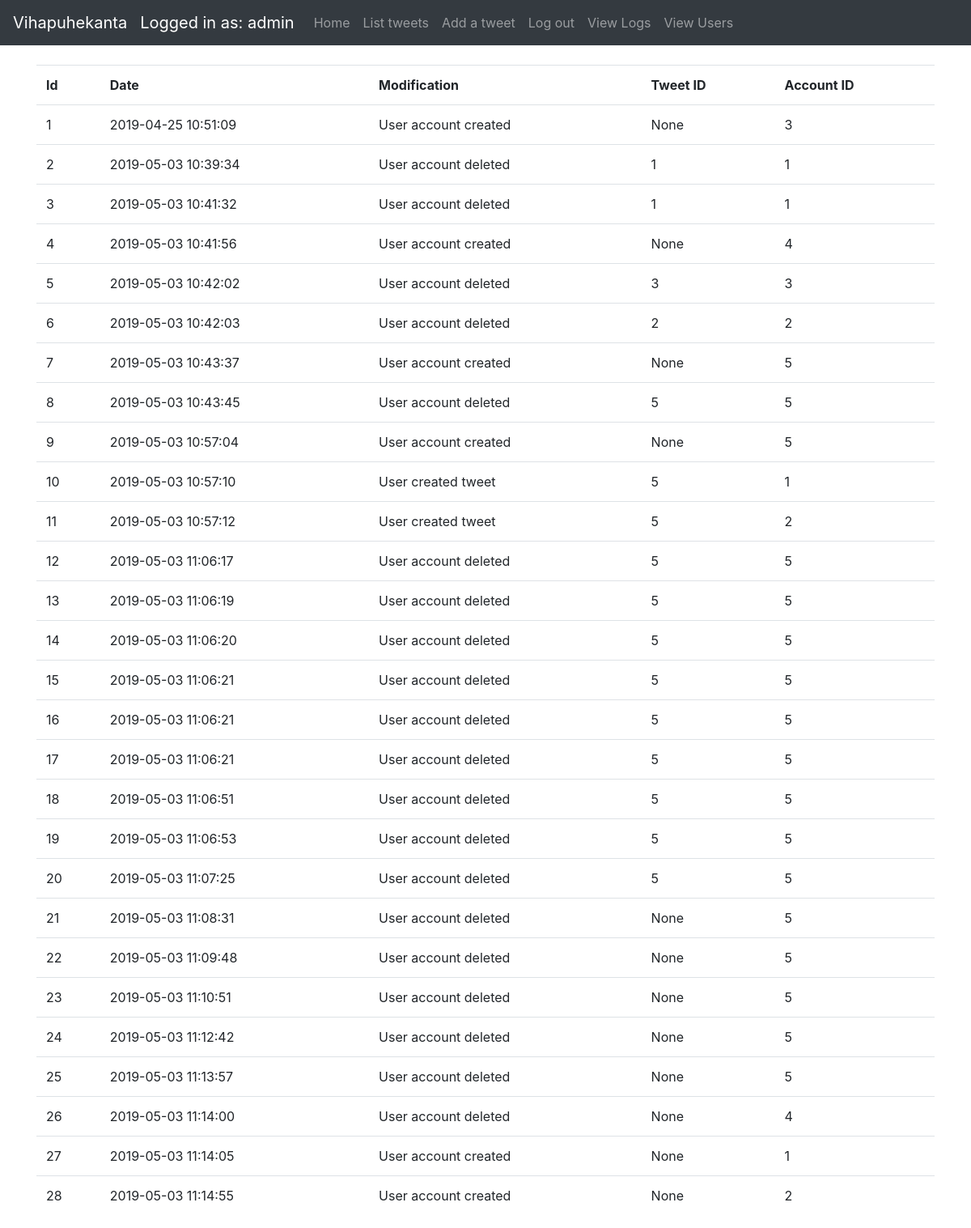
Before: /logs/list (signed in) with the older database file.
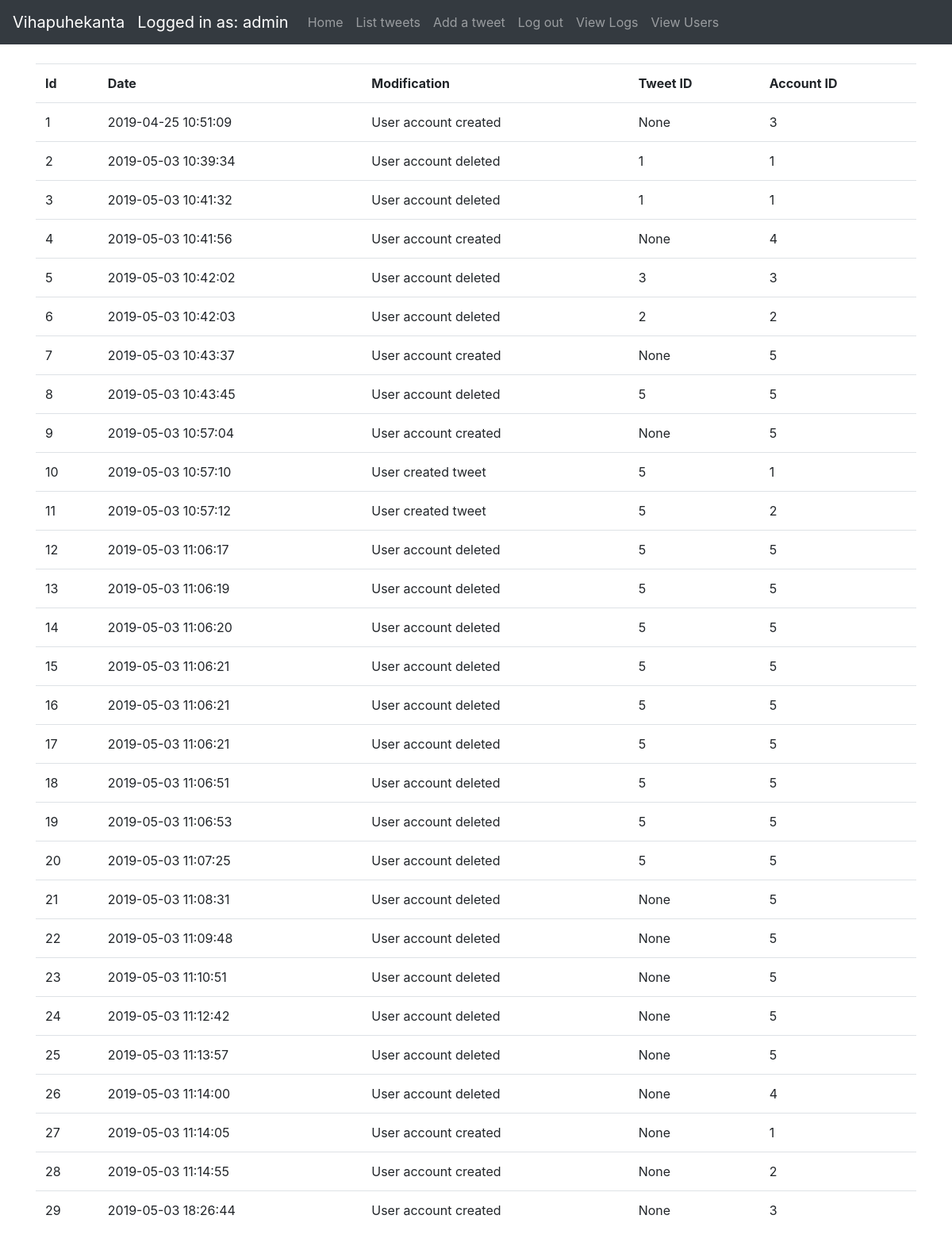
After: the same page with the newer database file.
### application/auth/models.py (models this page shows, shortened)
class User(db.Model):
    __tablename__ = "account"
    id = db.Column(db.Integer, primary_key=True)
    date_created = db.Column(db.DateTime, default=db.func.current_timestamp())
    date_modified = db.Column(db.DateTime, default=db.func.current_timestamp(),
                              onupdate=db.func.current_timestamp())
    name = db.Column(db.String(144), nullable=False)
    username = db.Column(db.String(144), nullable=False)
    password = db.Column(db.String(144), nullable=False)
    urole = db.Column(db.String(80))
    tweets = db.relationship("Tweet", backref='account', lazy=True)
    def roles(self):
        if self.urole == "ADMIN":
            return ["ADMIN"]
        else:
            return ["USER"]

### application/logs/models.py (models this page shows, shortened)
class Log(db.Model):
    __tablename__ = "logs"
    id = db.Column(db.Integer, primary_key=True)
    date_created = db.Column(db.DateTime, default=db.func.current_timestamp())
    modification = db.Column(db.String(144), nullable=False)
    account_id = db.Column(db.Integer, nullable=False)
    tweet_id = db.Column(db.Integer, nullable=True)

### application/logs/views.py (the view)
@app.route("/logs/list", methods=["GET"])
@login_required(role="ADMIN")
def view_logs():
    logs = db.session().query(Log).all()
    return render_template("logs/list.html", logs=logs)

### application/__init__.py (called while the page is built)
def login_required(role="ADMIN"):
    def wrapper(fn):
        @wraps(fn)
        def decorated_view(*args, **kwargs):
            if not current_user:
                return login_manager.unauthorized()
            if not current_user.is_authenticated:
                return login_manager.unauthorized()
            unauthorized = False
            if role != "ANY":
                unauthorized = True
                for user_role in current_user.roles():
                    if user_role == "ADMIN":
                        unauthorized = False
                        break
            if unauthorized:
                return login_manager.unauthorized()
            return fn(*args, **kwargs)
        return decorated_view
    return wrapper

@login_manager.user_loader
def load_user(user_id):
    return User.query.get(user_id)

### application/templates/logs/list.html (shortened to what this page needs)
{% extends "layout.html" %}
{% block body %}
    {% if current_user.is_authenticated %}
        <table class="table table-hover">
            <tr>
                <th>Id</th>
                <th>Date</th>
                <th>Modification</th>
                <th>Tweet ID</th>
                <th>Account ID</th>
            </tr>
            {% for log in logs %}
                <tr>
                    <td>{{ log.id }}</td>
                    <td>{{ log.date_created }}</td>
                    <td>{{ log.modification }}</td>
                    <td>{{ log.tweet_id}}</td>
                    <td>{{ log.account_id}}</td>
                </tr>
            {% endfor %}
        </table>
    {% else %}
        <div>Log in</div>
    {% endif %}
{% endblock %}

### application/templates/layout.html (shortened to what this page needs)
<!DOCTYPE html>
<html>
<head>
    <link rel="stylesheet" href="https://maxcdn.bootstrapcdn.com/bootstrap/4.0.0/css/bootstrap.min.css"
>
</head>
<body>
<nav class="navbar navbar-expand-md navbar-dark bg-dark mb-4">
    <a class="navbar-brand" href="#">Vihapuhekanta</a>
    {% if current_user.is_authenticated %}
        <ul class="navbar-nav mr-auto">
            <li>
                <a class="navbar-brand" href="#">Logged in as: {{ current_user.name }}</a>
            </li>
            <li class="nav-item">
                <a class="nav-link" href="/">Home</a>
            </li>
            <li class="nav-item">
                <a class="nav-link" href="{{ url_for('tweets_index') }}">List tweets</a>
            </li>
            <li class="nav-item">
                <a class="nav-link" href="{{ url_for('tweets_form') }}">Add a tweet</a>
            </li>
            <li class="nav-item">
                <a class="nav-link" href="{{ url_for('auth_logout') }}">Log out</a>
            </li>
            {% if current_user.urole == "ADMIN" %}
                <li class="nav-item">
                    <a class="nav-link" href="{{ url_for('view_logs') }}">View Logs</a>
                </li>
                <li class="nav-item">
                    <a class="nav-link" href="{{ url_for('auth_users') }}">View Users</a>
                </li>
            {% endif %}
        </ul>
    {% endif %}
</nav>
<main role="main" class="container">
    {% block body %}{% endblock %}
</main>
</body>
</html>

Changed rows visible on the page:
added Log: id "29", date_created "2019-05-03 18:26:44", modification "User account created", tweet_id "None", account_id "3"
